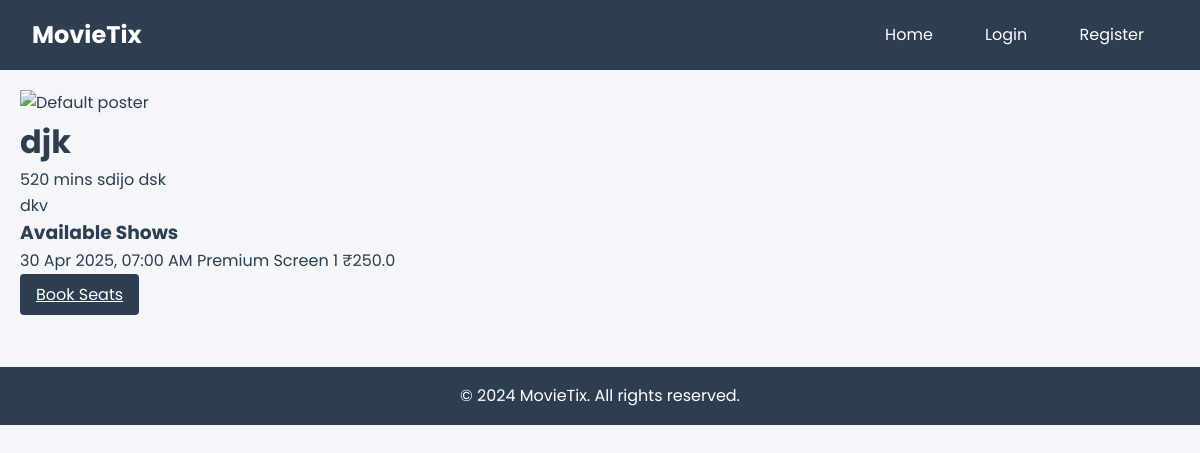
/movie/1, run on the app's committed database.
### app.py (models this page shows)
class Movie(db.Model):
    id = db.Column(db.Integer, primary_key=True)
    title = db.Column(db.String(100), nullable=False)
    description = db.Column(db.Text, nullable=False)
    duration = db.Column(db.Integer, nullable=False)  # in minutes
    language = db.Column(db.String(50), nullable=False)
    release_date = db.Column(db.Date, nullable=False)
    poster_image = db.Column(db.String(200))
    genre = db.Column(db.String(100))
    rating = db.Column(db.Float, default=0.0)
    status = db.Column(db.String(20), default='Coming Soon')  # Now Showing, Coming Soon
    shows = db.relationship('Show', backref='movie', lazy=True)

class Show(db.Model):
    id = db.Column(db.Integer, primary_key=True)
    movie_id = db.Column(db.Integer, db.ForeignKey('movie.id'), nullable=False)
    screen_id = db.Column(db.Integer, db.ForeignKey('screen.id'), nullable=False)
    show_time = db.Column(db.DateTime, nullable=False)
    price = db.Column(db.Float, nullable=False)
    available_seats = db.Column(db.Integer, nullable=False)
    bookings = db.relationship('Booking', backref='show', lazy=True)

class Screen(db.Model):
    id = db.Column(db.Integer, primary_key=True)
    name = db.Column(db.String(50), nullable=False)
    theater_id = db.Column(db.Integer, db.ForeignKey('theater.id'), nullable=False)
    capacity = db.Column(db.Integer, nullable=False)
    shows = db.relationship('Show', backref='screen', lazy=True)

### app.py (the view)
@app.route('/movie/<int:movie_id>')
def movie_detail(movie_id):
    movie = Movie.query.get_or_404(movie_id)
    shows = Show.query.filter_by(movie_id=movie_id)\
                     .filter(Show.show_time > datetime.now())\
                     .order_by(Show.show_time).all()
    return render_template('movie_detail.html', movie=movie, shows=shows)

### templates/movie_detail.html (shortened to what this page needs)
{% extends "base.html" %}
{% block content %}
<div class="movie-detail-container">
    <div class="movie-detail">
        <div class="movie-poster-large">
            {% if movie.poster_image %}
            <img src="{{ url_for('static', filename='movie_posters/' + movie.poster_image) }}"
                 alt="{{ movie.title }}">
            {% else %}
            <img src="{{ url_for('static', filename='images/default-poster.jpg') }}"
                 alt="Default poster">
            {% endif %}
        </div>
        <div class="movie-info-detail">
            <h1>{{ movie.title }}</h1>
            <div class="movie-meta">
                <span>{{ movie.duration }} mins</span>
                <span>{{ movie.language }}</span>
                <span>{{ movie.genre }}</span>
            </div>
            <p class="movie-description">{{ movie.description }}</p>
            <div class="show-times">
                <h3>Available Shows</h3>
                {% if shows %}
                    {% for show in shows %}
                    <div class="show-card">
                        <div class="show-info">
                            <span class="show-time">{{ show.show_time.strftime('%d %b %Y, %I:%M %p') }}</span>
                            <span class="show-screen">{{ show.screen.name }}</span>
                            <span class="show-price">₹{{ show.price }}</span>
                        </div>
                        <a href="{{ url_for('book_tickets', show_id=show.id) }}"
                           class="btn btn-primary">Book Seats</a>
                    </div>
                    {% endfor %}
                {% else %}
                    <p>No shows available at the moment.</p>
                {% endif %}
            </div>
        </div>
    </div>
</div>
{% endblock %}

### static/css/style.css (style rules this page uses)
:root { --primary-color: #2c3e50; --secondary-color: #e74c3c; --background-color: #f5f6fa; --text-color: #2c3e50; --border-color: #dcdde1; }
* { margin: 0; padding: 0; box-sizing: border-box; }
body { font-family: 'Poppins', sans-serif; background-color: var(--background-color); color: var(--text-color); line-height: 1.6; }
.btn { display: inline-block; padding: 0.5rem 1rem; border: none; border-radius: 4px; cursor: pointer; font-size: 1rem; transition: background-color 0.3s; }
.btn-primary { background-color: var(--primary-color); color: white; }

### data on the page
Movie: title "djk", duration "520", language "sdijo", genre "dsk", description "dkv"
Show: show_time "30 Apr 2025, 07:00 AM", screen.name "Premium Screen 1", price "250.0"
